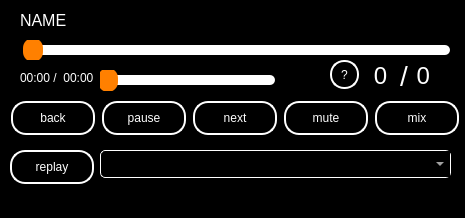
<?xml version="1.0" encoding="UTF-8"?>
<ui version="4.0">
 <class>MainWindow</class>
 <widget class="QMainWindow" name="MainWindow">
  <property name="geometry">
   <rect>
    <x>0</x>
    <y>0</y>
    <width>465</width>
    <height>218</height>
   </rect>
  </property>
  <property name="minimumSize">
   <size>
    <width>465</width>
    <height>218</height>
   </size>
  </property>
  <property name="maximumSize">
   <size>
    <width>465</width>
    <height>218</height>
   </size>
  </property>
  <property name="windowTitle">
   <string notr="true">Music</string>
  </property>
  <property name="styleSheet">
   <string notr="true">QMainWindow{
	background-color: rgb(0, 0, 0);
}</string>
  </property>
  <widget class="QWidget" name="centralwidget">
   <widget class="QSlider" name="volumeSlid">
    <property name="geometry">
     <rect>
      <x>100</x>
      <y>70</y>
      <width>181</width>
      <height>21</height>
     </rect>
    </property>
    <property name="styleSheet">
     <string notr="true">QSlider::groove:horizontal
{
height:10px;
width:170;
background:rgb(255, 255, 255);
border-radius:5px;
}
QSlider::handle:horizontal
{
height:20px;
width:20;
background:rgb(255, 128, 0);
border-radius:10px;
margin:-7px -7px;
}</string>
    </property>
    <property name="orientation">
     <enum>Qt::Orientation::Horizontal</enum>
    </property>
   </widget>
   <widget class="QLabel" name="label">
    <property name="geometry">
     <rect>
      <x>290</x>
      <y>60</y>
      <width>41</width>
      <height>31</height>
     </rect>
    </property>
    <property name="font">
     <font>
      <pointsize>14</pointsize>
     </font>
    </property>
    <property name="text">
     <string/>
    </property>
   </widget>
   <widget class="QLabel" name="nameL">
    <property name="geometry">
     <rect>
      <x>20</x>
      <y>10</y>
      <width>471</width>
      <height>20</height>
     </rect>
    </property>
    <property name="font">
     <font>
      <pointsize>12</pointsize>
     </font>
    </property>
    <property name="styleSheet">
     <string notr="true">QLabel
{
color:rgb(255, 255, 255);
}</string>
    </property>
    <property name="text">
     <string>NAME</string>
    </property>
    <property name="textFormat">
     <enum>Qt::TextFormat::AutoText</enum>
    </property>
   </widget>
   <widget class="QSlider" name="lenSlid">
    <property name="geometry">
     <rect>
      <x>20</x>
      <y>40</y>
      <width>441</width>
      <height>20</height>
     </rect>
    </property>
    <property name="styleSheet">
     <string notr="true">QSlider::groove:horizontal
{
height:10px;
width:420;
background:rgb(255, 255, 255);
border-radius:5px;
}
QSlider::handle:horizontal
{
height:20px;
width:20;
background:rgb(255, 128, 0);
border-radius:10px;
margin:-7px -7px;
}</string>
    </property>
    <property name="orientation">
     <enum>Qt::Orientation::Horizontal</enum>
    </property>
   </widget>
   <widget class="QLabel" name="curTime">
    <property name="geometry">
     <rect>
      <x>20</x>
      <y>70</y>
      <width>31</width>
      <height>16</height>
     </rect>
    </property>
    <property name="styleSheet">
     <string notr="true">QLabel
{
color:rgb(255, 255, 255);
}</string>
    </property>
    <property name="text">
     <string>00:00 </string>
    </property>
   </widget>
   <widget class="QLabel" name="time">
    <property name="geometry">
     <rect>
      <x>60</x>
      <y>70</y>
      <width>49</width>
      <height>16</height>
     </rect>
    </property>
    <property name="styleSheet">
     <string notr="true">QLabel
{
color:rgb(255, 255, 255);
}</string>
    </property>
    <property name="text">
     <string> 00:00</string>
    </property>
   </widget>
   <widget class="QLabel" name="label_4">
    <property name="geometry">
     <rect>
      <x>50</x>
      <y>70</y>
      <width>16</width>
      <height>16</height>
     </rect>
    </property>
    <property name="styleSheet">
     <string notr="true">QLabel
{
color:rgb(255, 255, 255);
}</string>
    </property>
    <property name="text">
     <string> /</string>
    </property>
   </widget>
   <widget class="QComboBox" name="comboBox">
    <property name="geometry">
     <rect>
      <x>100</x>
      <y>150</y>
      <width>351</width>
      <height>28</height>
     </rect>
    </property>
    <property name="styleSheet">
     <string notr="true">QComboBox {
    background-color: black;
    color: white;
    border: 1px solid white ;
    border-radius: 5px;
    padding: 5px;
}

QComboBox:hover {
    border: 1px solid white;
}

QComboBox QAbstractItemView {
    background-color: black; 
    selection-background-color:white;
    selection-color:white;
color: white;
}

QComboBox::drop-down {
    width: 20px; 
}</string>
    </property>
    <item>
     <property name="text">
      <string notr="true"> </string>
     </property>
    </item>
   </widget>
   <widget class="QLabel" name="trek2">
    <property name="geometry">
     <rect>
      <x>410</x>
      <y>60</y>
      <width>41</width>
      <height>31</height>
     </rect>
    </property>
    <property name="font">
     <font>
      <pointsize>18</pointsize>
     </font>
    </property>
    <property name="styleSheet">
     <string notr="true">QLabel
{
color:rgb(255, 255, 255);
}</string>
    </property>
    <property name="text">
     <string> 0</string>
    </property>
   </widget>
   <widget class="QLabel" name="label_5">
    <property name="geometry">
     <rect>
      <x>390</x>
      <y>40</y>
      <width>20</width>
      <height>71</height>
     </rect>
    </property>
    <property name="font">
     <font>
      <pointsize>21</pointsize>
     </font>
    </property>
    <property name="layoutDirection">
     <enum>Qt::LayoutDirection::LeftToRight</enum>
    </property>
    <property name="styleSheet">
     <string notr="true">QLabel
{
color:rgb(255, 255, 255);
}</string>
    </property>
    <property name="text">
     <string> /</string>
    </property>
    <property name="alignment">
     <set>Qt::AlignmentFlag::AlignCenter</set>
    </property>
   </widget>
   <widget class="QLabel" name="trek">
    <property name="geometry">
     <rect>
      <x>360</x>
      <y>60</y>
      <width>41</width>
      <height>31</height>
     </rect>
    </property>
    <property name="font">
     <font>
      <pointsize>18</pointsize>
     </font>
    </property>
    <property name="styleSheet">
     <string notr="true">QLabel
{
color:rgb(255, 255, 255);
}</string>
    </property>
    <property name="text">
     <string>0</string>
    </property>
    <property name="alignment">
     <set>Qt::AlignmentFlag::AlignCenter</set>
    </property>
   </widget>
   <widget class="QWidget" name="horizontalLayoutWidget">
    <property name="geometry">
     <rect>
      <x>10</x>
      <y>100</y>
      <width>450</width>
      <height>36</height>
     </rect>
    </property>
    <layout class="QHBoxLayout" name="horizontalLayout">
     <item>
      <widget class="QPushButton" name="back">
       <property name="styleSheet">
        <string notr="true">QPushButton
{
color:rgb(255, 255, 255);
background-color:rgb(0, 0, 0);
border: 2px solid rgb(255, 255, 255);
solid: rgb(255, 255, 255);
border-radius:15px;
max-height:30px;
max-width:80px;
min-height:30px;
min-width:80px;
}</string>
       </property>
       <property name="text">
        <string>back</string>
       </property>
      </widget>
     </item>
     <item>
      <widget class="QPushButton" name="play">
       <property name="styleSheet">
        <string notr="true">QPushButton
{
color:rgb(255, 255, 255);
background-color:rgb(0, 0, 0);
border: 2px solid rgb(255, 255, 255);
solid: rgb(255, 255, 255);
border-radius:15px;
max-height:30px;
max-width:80px;
min-height:30px;
min-width:80px;
}</string>
       </property>
       <property name="text">
        <string>pause</string>
       </property>
      </widget>
     </item>
     <item>
      <widget class="QPushButton" name="Next">
       <property name="styleSheet">
        <string notr="true">QPushButton
{
color:rgb(255, 255, 255);
background-color:rgb(0, 0, 0);
border: 2px solid rgb(255, 255, 255);
solid: rgb(255, 255, 255);
border-radius:15px;
max-height:30px;
max-width:80px;
min-height:30px;
min-width:80px;
}</string>
       </property>
       <property name="text">
        <string>next</string>
       </property>
      </widget>
     </item>
     <item>
      <widget class="QPushButton" name="mute">
       <property name="styleSheet">
        <string notr="true">QPushButton
{
color:rgb(255, 255, 255);
background-color:rgb(0, 0, 0);
border: 2px solid rgb(255, 255, 255);
solid: rgb(255, 255, 255);
border-radius:15px;
max-height:30px;
max-width:80px;
min-height:30px;
min-width:80px;
}</string>
       </property>
       <property name="text">
        <string>mute</string>
       </property>
      </widget>
     </item>
     <item>
      <widget class="QPushButton" name="random">
       <property name="styleSheet">
        <string notr="true">QPushButton
{
color:rgb(255, 255, 255);
background-color:rgb(0, 0, 0);
border: 2px solid rgb(255, 255, 255);
solid: rgb(255, 255, 255);
border-radius:15px;
max-height:30px;
max-width:80px;
min-height:30px;
min-width:80px;
}</string>
       </property>
       <property name="text">
        <string>mix</string>
       </property>
      </widget>
     </item>
    </layout>
   </widget>
   <widget class="QPushButton" name="stop">
    <property name="geometry">
     <rect>
      <x>10</x>
      <y>150</y>
      <width>84</width>
      <height>34</height>
     </rect>
    </property>
    <property name="styleSheet">
     <string notr="true">QPushButton
{
color:rgb(255, 255, 255);
background-color:rgb(0, 0, 0);
border: 2px solid rgb(255, 255, 255);
solid: rgb(255, 255, 255);
border-radius:15px;
max-height:30px;
max-width:80px;
min-height:30px;
min-width:80px;
}</string>
    </property>
    <property name="text">
     <string>replay</string>
    </property>
   </widget>
   <widget class="QPushButton" name="pushButton">
    <property name="geometry">
     <rect>
      <x>330</x>
      <y>60</y>
      <width>29</width>
      <height>29</height>
     </rect>
    </property>
    <property name="styleSheet">
     <string notr="true">QPushButton
{
color:rgb(255, 255, 255);
background-color:rgb(0, 0, 0);
border: 2px solid rgb(255, 255, 255);
solid: rgb(255, 255, 255);
border-radius:14px;
max-height:25px;
max-width:25px;
min-height:25px;
min-width:25px;
}</string>
    </property>
    <property name="text">
     <string>?</string>
    </property>
   </widget>
  </widget>
  <widget class="QMenuBar" name="menubar">
   <property name="geometry">
    <rect>
     <x>0</x>
     <y>0</y>
     <width>465</width>
     <height>22</height>
    </rect>
   </property>
   <property name="font">
    <font>
     <pointsize>10</pointsize>
    </font>
   </property>
  </widget>
  <action name="actionmusic">
   <property name="icon">
    <iconset theme="QIcon::ThemeIcon::EditFind"/>
   </property>
   <property name="text">
    <string>music</string>
   </property>
   <property name="menuRole">
    <enum>QAction::MenuRole::NoRole</enum>
   </property>
  </action>
 </widget>
 <resources/>
 <connections/>
</ui>
